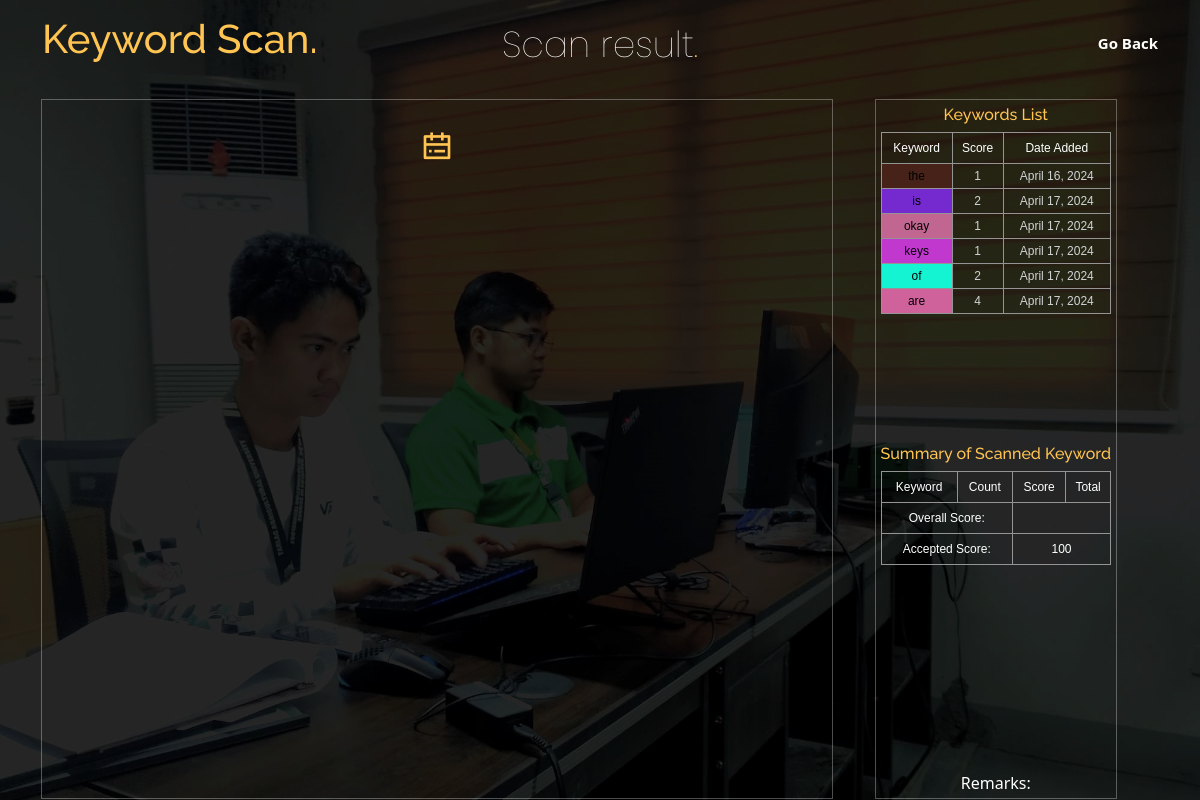
Screenshot of /Scan-Result (signed in) with the database file from the repository.
### myApp/models.py (models this page shows, shortened)
class KeyWord(models.Model):
    keyword_id = models.AutoField(primary_key=True)
    keywords = models.CharField(max_length=100)
    score = models.IntegerField()
    date_added = models.DateField(auto_now_add=True)
    admin_user = models.ForeignKey(User, on_delete=models.SET_DEFAULT, default=2)
    color_code = models.CharField(max_length=7, default='#000000')  # Field to store color code

class AcceptScore(models.Model):
    score_id = models.AutoField(primary_key=True)
    score = models.IntegerField()
    date_added = models.DateField(auto_now_add=True)
    admin_user = models.ForeignKey(User, on_delete=models.SET_DEFAULT, default=2)

### myApp/views.py (the view)
# urls.py: path('Scan-Result', views.index, name='home'),
def index(request):
    keywords = KeyWord.objects.all()
    accept_scores = AcceptScore.objects.all()
    return render(request, 'index.html', {'keywords': keywords, 'accept_scores': accept_scores})

### templates/index.html (shortened to what this page needs)
{% load static %}
<!DOCTYPE html>
<html lang="en">
<head>
    <link href="{% static 'vendor/aos/aos.css' %}" rel="stylesheet">
    <link href="{% static 'vendor/bootstrap/css/bootstrap.min.css' %}" rel="stylesheet">
    <link href="{% static 'vendor/bootstrap-icons/bootstrap-icons.css' %}" rel="stylesheet">
    <link href="{% static 'vendor/boxicons/css/boxicons.min.css' %}" rel="stylesheet">
    <link href="{% static 'vendor/glightbox/css/glightbox.min.css' %}" rel="stylesheet">
    <link href="{% static 'vendor/remixicon/remixicon.css' %}" rel="stylesheet">
    <link href="{% static 'vendor/swiper/swiper-bundle.min.css' %}" rel="stylesheet">
    <link href="{% static 'css/style.css' %}" rel="stylesheet">
</head>
<body>
<header id="header" class="fixed-top ">
    <div class="container d-flex align-items-center justify-content-lg-between">
        <h1 class="me-auto "><a href="#">Keyword Scan<span>.</span></a></h1>
        <nav id="navbar" class="navbar order-last order-lg-0">
            <ul>
                <li>
                    <a href="{% url 'test' %}">Go Back</a>
                </li>
            </ul>
        </nav>
    </div>
</header>
<section id="hero" class="d-flex align-items-center justify-content-center"
         style="width: 100%; padding:0;">
    <div class="container" data-aos="fade-up" style="padding:0; width: 100%; margin:0;">
        <div class="row justify-content-center" data-aos="fade-up" data-aos-delay="150" style="padding:0; margin-top:12px; margin-bottom:-50px;">
            <div class="col-xl-6 col-lg-8">
                <h1>Scan result<span>.</span></h1>
            </div>
        </div>
        {% if request.user.is_authenticated %}
        <div class="row gy-4 mt-5 justify-content-center" data-aos="zoom-in" data-aos-delay="250"
             style="padding:0; margin-top: -500px;">
            <div class="col-xl-2 col-md-4" style="width:68%; height: 100; padding:0;">
                <div class="icon-box">
                    <i class="ri-calendar-todo-line"></i>
                </div>
            </div>
            <div class="col-xl-2 col-md-4" style="width:28%; height: 700px; padding:0;">
                <div class="icon-box" style="padding: 1.5%; margin:0; display: inline-block;">
                    <h6><a href="#">Keywords List</a></h6>
                    <div class="table1">
                        <table id="customers">
                            <tr>
                                <th>Keyword</th>
                                <th>Score</th>
                                <th>Date Added</th>
                            </tr>
                            {% for keyword in keywords %}
                            <tr>
                                <td style="background-color:{{ keyword.color_code }}; color: #000000;">{{ keyword.keywords }}
                                </td>
                                <td>{{ keyword.score }}</td>
                                <td>{{ keyword.date_added }}</td>
                            </tr>
                            {% endfor %}
                        </table>
                    </div>
                    <h6  style="margin-top:12px;"><a href="#">Summary of Scanned Keyword</a></h6>
                    <div class="table2">
                        <table id="customers">
                            <tr>
                                <th>Keyword</th>
                                <th>Count</th>
                                <th>Score</th>
                                <th>Total</th>
                            </tr>
                            <tr>
                                <th colspan="2">Overall Score:</th>
                                <th colspan="2">{{ overall_total }}</th>
                            </tr>
                            <tr>
                                {% for score in accept_scores %}
                                <th colspan="2">Accepted Score:</th>
                                <th colspan="2">{{ score.score }}</th>
                                {% endfor %}
                            </tr>
                        </table>
                    </div>
                    <tr>
                        {% if score_description == "Score Passed" %}
                        <th colspan="4" class="pass-scores"><span style="color:white;">Remarks:</span>
                            <span class="pass-score">{{ score_description }}</span>
                        </th>
                        {% else %}
                        <th colspan="4" class="failed-scores"><span style="color:white;">Remarks:</span>
                        </th>
                        {% endif %}
                    </tr>
                </div>
            </div>
        </div>
    </div>
    {% else %}
    <div class="bg-img">
        <img src="/templates/logo.png">
    </div>
    {% endif %}
</section>
</body>
</html>

### myApp/static/css/style.css (style rules this page uses)
a { color: #ffc451; text-decoration: none; }
h1, h2, h3, h4, h5, h6 { font-family: "Raleway", sans-serif; }
#header { transition: all 0.5s; z-index: 997; padding: 15px 0; }
.navbar { padding: 0; }
.navbar ul { margin: 0; padding: 0; display: flex; list-style: none; align-items: center; }
.navbar li { position: relative; }
.navbar a, .navbar a:focus { display: flex; align-items: center; justify-content: space-between; padding: 10px 0 10px 30px; font-size: 15px; font-weight: 600; color: #fff; white-space: nowrap; transition: 0.3s; }
#hero { width: 100%; min-height: 100vh; background: url("../img/Us.jpg") top center; background-size: cover; position: relative; }
#hero:before { content: ""; background: rgba(0, 0, 0, 0.6); position: absolute; bottom: 0; top: 0; left: 0; right: 0; }
#hero .container { position: relative; padding-top: 74px; text-align: center; }
#hero h1 { margin: 0; font-size: 36px; font-weight: 100; line-height: 64px; color: #fff; font-family: "Poppins", sans-serif; }
#hero h1 span { color: #ffc451; }
#hero .icon-box { padding: 30px 20px; transition: ease-in-out 0.3s; border: 1px solid rgba(255, 255, 255, 0.3); height: 100%; text-align: center; }
#hero .icon-box i { font-size: 32px; line-height: 1; color: #ffc451; }
@media (min-width: 1024px) { #hero { background-attachment: fixed; } }
section { padding: 60px 0; overflow: hidden; }

### templates/index.html (style rules this page uses)
.table1, .table2 { height: 300px; overflow-y: scroll; }
.table2 #customers { cursor: pointer; }
.table1 #customers { cursor: no-drop; }
#customers { font-family: Arial, Helvetica, sans-serif; font-size: 12px; width: 100%; }
#customers td, #customers th { border: 1px solid #949494; padding: 3px; color: #D0D3D4; }
#customers tr:nth-child(even) { background-color: transparent; }
#customers th { padding-top: 6px; padding-bottom: 6px; text-align: center; background-color: transparent; color:#FFF; font-weight:10; }
#customers td { text-align: center; }

### rows the page displays
KeyWord: keywords "the", score "1", date_added "April 16, 2024"
KeyWord: keywords "is", score "2", date_added "April 17, 2024"
KeyWord: keywords "okay", score "1", date_added "April 17, 2024"
KeyWord: keywords "keys", score "1", date_added "April 17, 2024"
KeyWord: keywords "of", score "2", date_added "April 17, 2024"
KeyWord: keywords "are", score "4", date_added "April 17, 2024"
AcceptScore: score "100"
